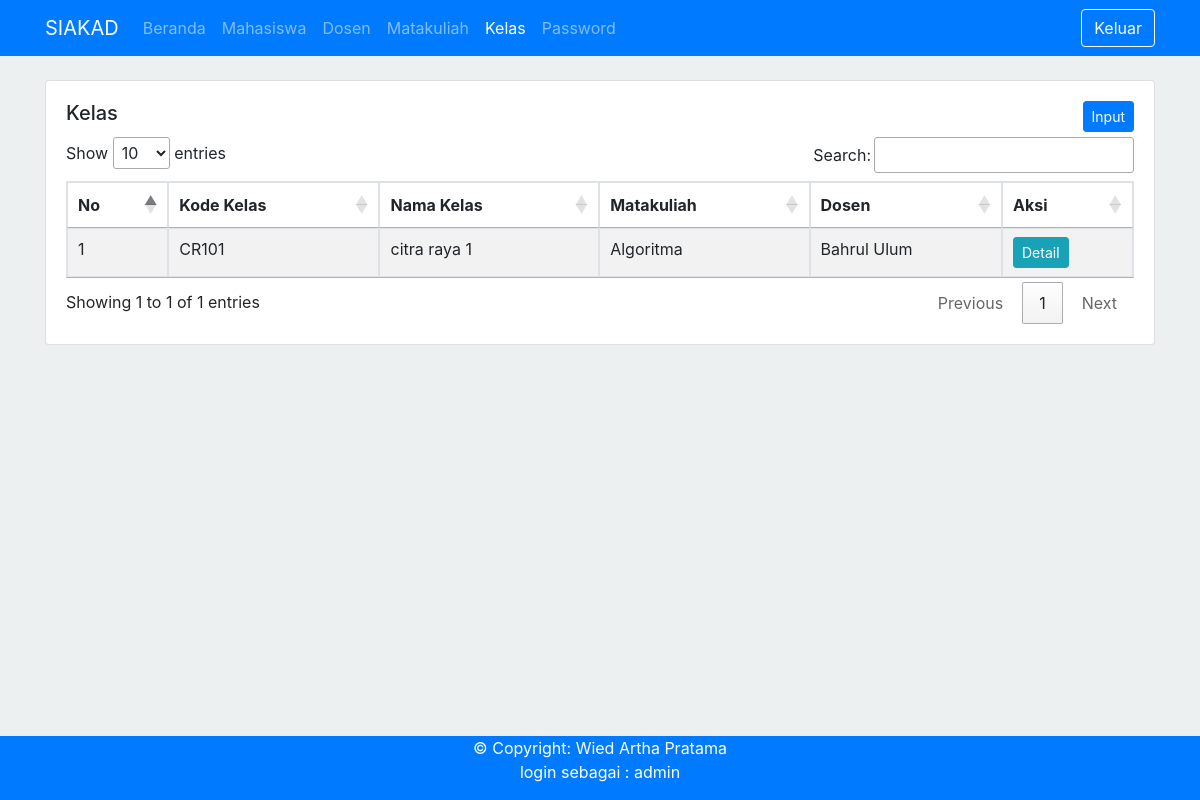
The app's page /index.php?p=kelas (signed in) with its own data.
### tables this page shows
CREATE TABLE `kelas` (
  `kodekls` varchar(5) NOT NULL,
  `namakls` varchar(50) DEFAULT NULL,
  `kodemk` varchar(6) DEFAULT NULL,
  `nip` varchar(4) DEFAULT NULL,
  PRIMARY KEY (`kodekls`)
);

CREATE TABLE `matakuliah` (
  `kodemk` varchar(6) NOT NULL,
  `namamk` varchar(50) DEFAULT NULL,
  PRIMARY KEY (`kodemk`)
);

CREATE TABLE `dosen` (
  `nip` varchar(4) NOT NULL,
  `nama` varchar(50) DEFAULT NULL,
  `email` varchar(50) DEFAULT NULL,
  `nohp` varchar(15) DEFAULT NULL,
  `alamat` varchar(10) DEFAULT NULL,
  PRIMARY KEY (`nip`)
);

### pages/kelas/index.php (the view, shortened to what this page needs)
<div class="card">
    <div class="card-body">
        <h5 class="card-title">
            Kelas
            <?php
                if($_SESSION['level']==1){
            ?>
            <div class="pull-right">
                <a href="?p=input-kelas" class="btn btn-primary btn-sm">Input</a>
            </div>
            <?php
                }
            ?>
        </h5>
        <table class="table table-striped table-bordered table-hover" id="myTable">
            <thead>
                <tr>
                    <th>No</th>
                    <th>Kode Kelas</th>
                    <th>Nama Kelas</th>
                    <th>Matakuliah</th>
                    <th>Dosen</th>
                    <th>Aksi</th>
                </tr>
            </thead>
            <tbody>
                <?php
                    $no = 1;
                    include "./config/config_header.php";
                    $sql = "SELECT * FROM kelas k join matakuliah m on m.kodemk=k.kodemk join dosen d on d.nip=k.nip order by kodekls asc";
                    $result = $conn->query($sql);
                    if ($result->num_rows > 0) {
                    while($a = $result->fetch_assoc()) { ?>
                        <tr>
                            <td><?= $no++ ?></td>
                            <td><?= $a['kodekls'] ?></td>
                            <td><?= $a['namakls'] ?></td>
                            <td><?= $a['namamk'] ?></td>
                            <td><?= $a['nama'] ?></td>
                            <td>
                                <a href="?p=detail-kelas&kodekls=<?=$a['kodekls']?>" class="btn btn-info btn-sm">Detail</a>
                            </td>
                        </tr>
                <?php }
                    } else {
                        echo "0 results";
                    }
                ?>
            </tbody>
        </table>
    </div>
</div>

### index.php (style rules this page uses)
body { background-color: #ecf0f1 !important; }
.pull-right { float: right; }

### records on screen
kelas: kodekls "CR101", namakls "citra raya 1", matakuliah.namamk "Algoritma", dosen.nama "Bahrul Ulum"

### other values on screen
$_SESSION['username'] "admin"
